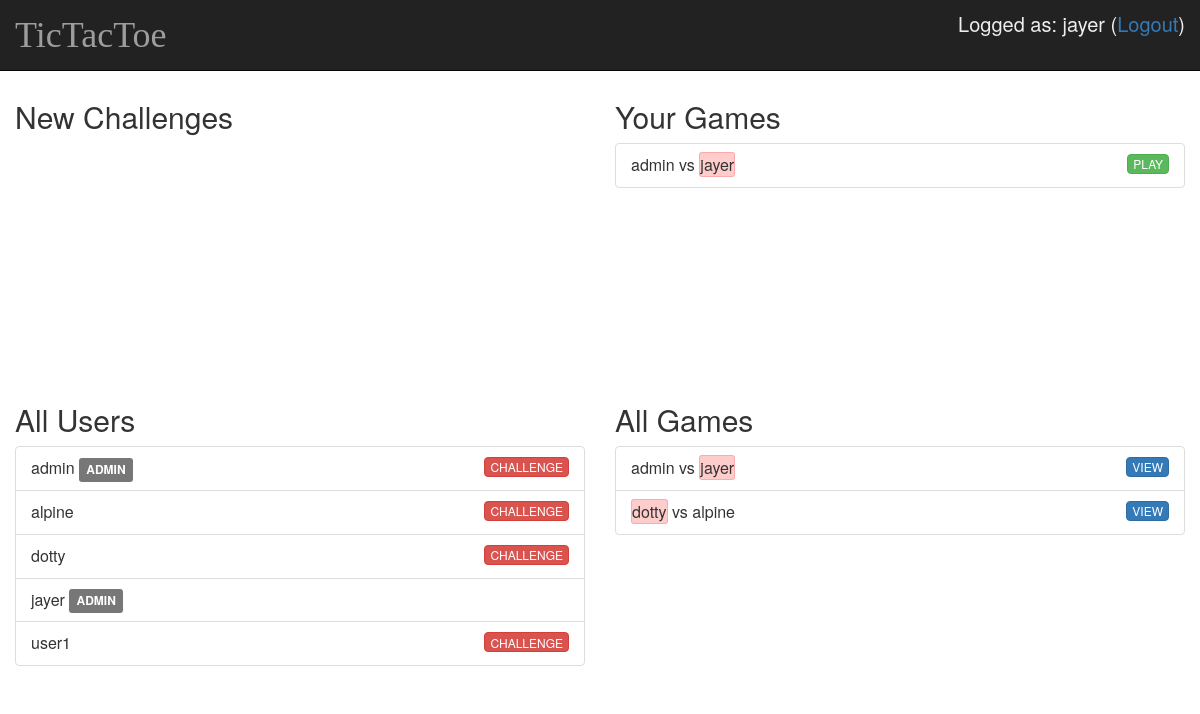
The page / (signed in) on the database as committed earlier.
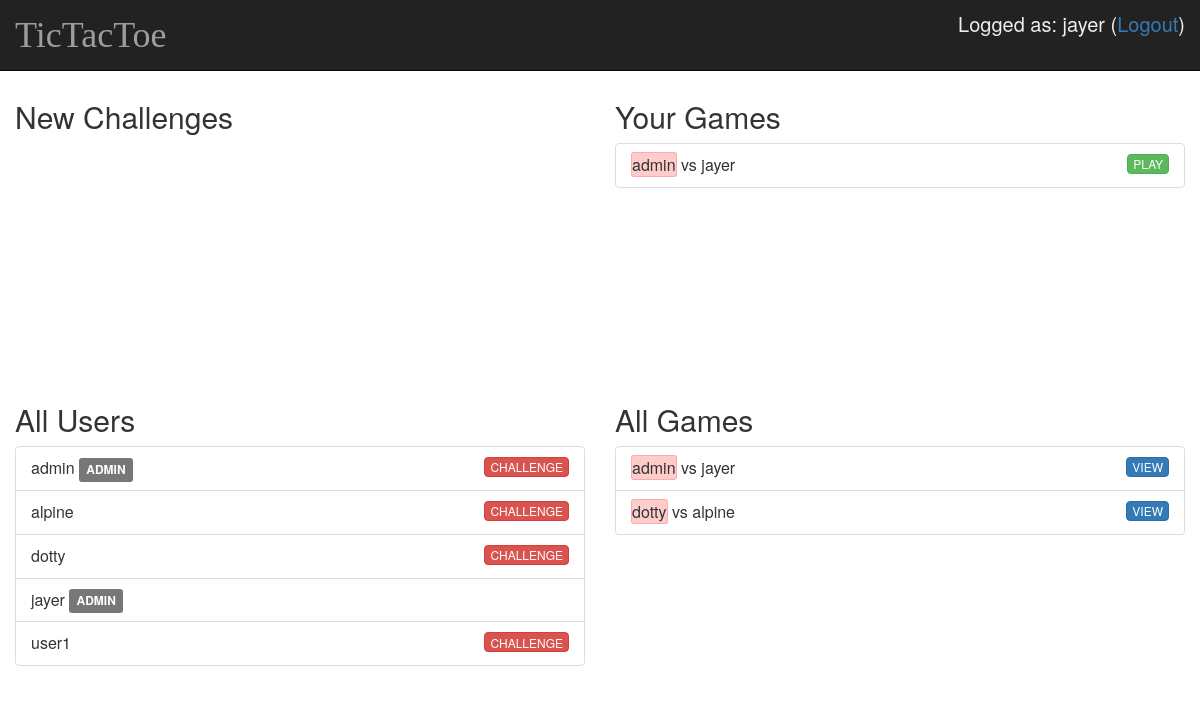
The same page on the database as committed later.
### tictactoe/models.py (models this page shows, shortened)
class Game(models.Model):
    id = models.AutoField(primary_key=True)
    user1 = models.ForeignKey('auth.User', related_name='+')
    user2 = models.ForeignKey('auth.User', related_name='+')
    user1_turn = models.BooleanField(default=True)
    state = models.CharField(max_length=36, default="____________________________________")
    created_date = models.DateTimeField(default=timezone.now)
    finished_date = models.DateTimeField(blank=True, null=True)
    outcome = models.IntegerField(default=-2)

### tictactoe/views.py (the view)
# urls.py: url(r'^$', views.main_page, name='main_page'),
def main_page(request):
    users = User.objects.all().order_by('username')
    challenges = Game.objects.filter(user2=request.user.pk).filter(outcome=-2).order_by('created_date')
    user_games = Game.objects.filter(Q(user1=request.user.pk) | Q(user2=request.user.pk)).filter(Q(outcome=-2) | Q(outcome=-1)).order_by('created_date')
    games = Game.objects.filter(Q(outcome=-2) | Q(outcome=-1)).order_by('created_date')[:64]
    return render(request, 'tictactoe/main_page.html', {'users': users, 'challenges': challenges, 'user_games': user_games, 'games': games})

### tictactoe/templates/tictactoe/main_page.html (shortened to what this page needs)
{% extends "tictactoe/base.html" %}
{% load staticfiles %}
{% block content %}
    <div>
		{% if user.is_authenticated %}
			<div class="row">
				<div class="list-scroll col-md-6">
					<h2>New Challenges</h2>
					<ul class="list-group" id='challenge_list'>
					</ul>
				</div>
				<div class="list-scroll col-md-6">
					<h2>Your Games</h2>
					<ul class="list-group" id='user_games_list'>
						{% for ug in user_games %}
							<li class="list-group-item">
								{% if ug.user1_turn %}
									<span class='highlight'>{{ug.user1}}</span> vs {{ug.user2}}
								{% else %}
									{{ug.user1}} vs <span class='highlight'>{{ug.user2}}</span>
								{% endif %}
								<button type="button" class="btn btn-success pull-right"
								onclick="window.location='/game/{{ ug.id }}';">PLAY</button>
							</li>
						{% endfor %}
					</ul>
				</div>
			</div>
		{% endif %}
		<div class="row">
			{% if user.is_authenticated %}
				<div class="list-scroll col-md-6">
					<h2>All Users</h2>
					<ul class="list-group" id='user_list'>
						{% for u in users %}
							<li class="list-group-item">
								{{ u.username }}
								{% if u.is_staff %}
									<span class="label label-default">ADMIN</span>
								{% endif %}
								{% if user != u %}
								<button type="button" class="btn btn-danger pull-right"
								onclick="window.location='/new_game/{{ u.pk }}';">CHALLENGE</button>
								{% endif %}
							</li>
						{% endfor %}
					</ul>
				</div>
			{% endif %}
			<div class="list-scroll col-md-6">
				<h2>All Games</h2>
				<ul class="list-group" id='games_list'>
					{% for g in games %}
						<li class="list-group-item">
							{% if g.user1_turn %}
								<span class='highlight'>{{g.user1}}</span> vs {{g.user2}}
							{% else %}
								{{g.user1}} vs <span class='highlight'>{{g.user2}}</span>
							{% endif %}
							<button type="button" class="btn btn-primary pull-right"
							onclick="window.location='/game/{{ g.id }}';">VIEW</button>
						</li>
					{% endfor %}
				</ul>
			</div>
		</div>
{% endblock %}

Rows that differ between the two databases and show on the page:
changed Game "admin": user1_turn False → True (drawn)
